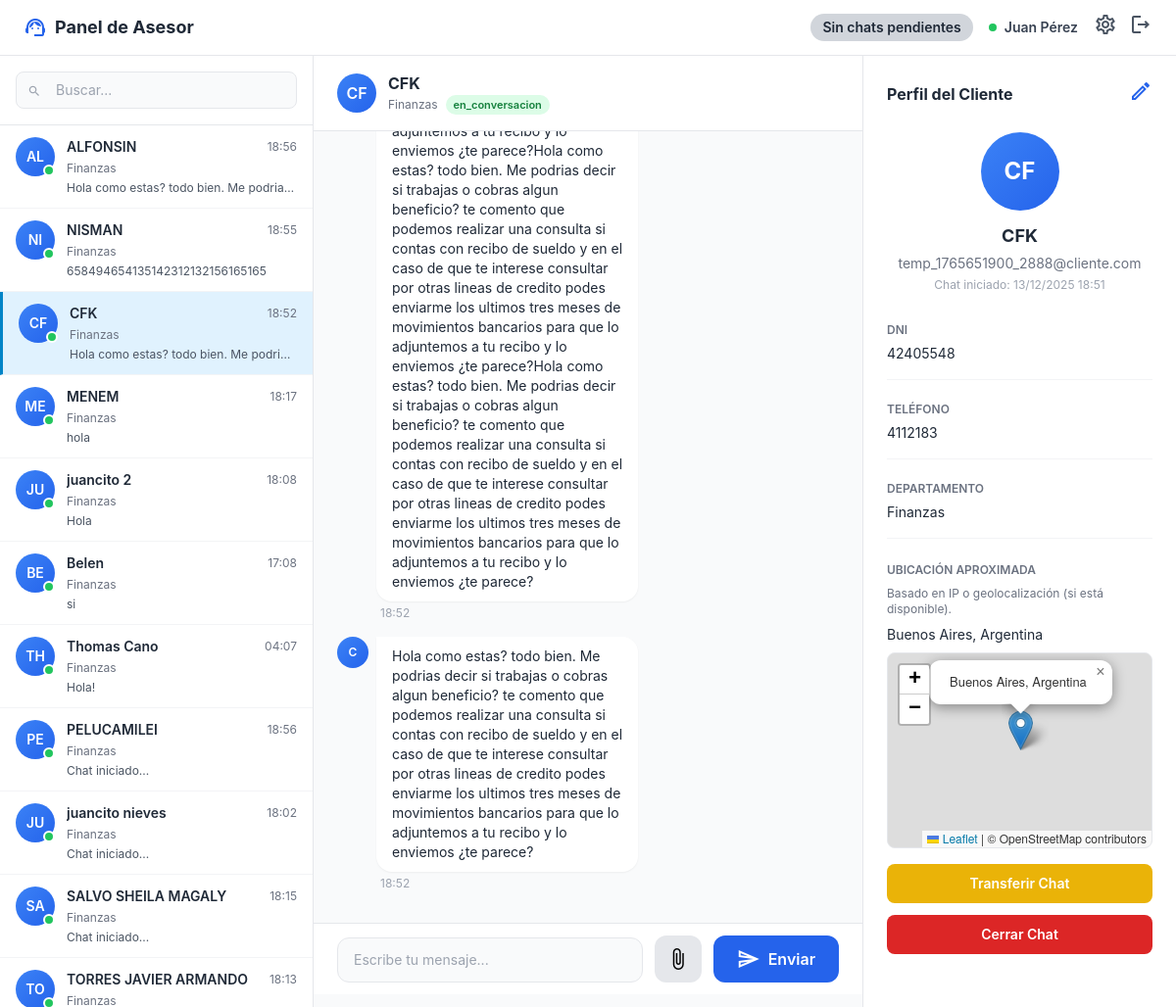
The app's page /panel_asesor.php?chat_id=214 (signed in) with its own data.
### tables this page shows
CREATE TABLE `chats` (
  `id` int(11) NOT NULL,
  `cliente_id` int(11) NOT NULL,
  `cuil_validado` varchar(13) DEFAULT NULL,
  `nombre_validado` varchar(255) DEFAULT NULL,
  `situacion_laboral` varchar(100) DEFAULT NULL,
  `banco` varchar(100) DEFAULT NULL,
  `fecha_solicitud_prestamo` datetime DEFAULT NULL,
  `api_enviado` tinyint(1) DEFAULT 0,
  `api_respuesta` text DEFAULT NULL,
  `asesor_id` int(11) DEFAULT NULL,
  `departamento_id` int(11) NOT NULL,
  `origen` enum('chatbot','manual') DEFAULT 'chatbot',
  `estado` enum('pendiente','esperando_asesor','en_conversacion','cerrado') NOT NULL DEFAULT 'pendiente',
  `fecha_inicio` timestamp NOT NULL DEFAULT current_timestamp(),
  `fecha_cierre` timestamp NULL DEFAULT NULL,
  `ultima_lectura_asesor` timestamp NULL DEFAULT NULL,
  `ip_cliente` varchar(45) DEFAULT NULL,
  `user_agent` text DEFAULT NULL,
  `mac_dispositivo` varchar(64) DEFAULT NULL,
  `ciudad` varchar(100) DEFAULT NULL,
  `pais` varchar(100) DEFAULT NULL,
  `latitud` decimal(10,7) DEFAULT NULL,
  `longitud` decimal(10,7) DEFAULT NULL
);

CREATE TABLE `usuarios` (
  `id` int(11) NOT NULL,
  `nombre` varchar(100) NOT NULL,
  `apellido` varchar(100) DEFAULT NULL,
  `email` varchar(150) NOT NULL,
  `codigo_area` varchar(10) DEFAULT NULL,
  `telefono` varchar(30) DEFAULT NULL,
  `password` varchar(255) NOT NULL,
  `rol` enum('admin','asesor','cliente') NOT NULL DEFAULT 'cliente',
  `estado` enum('activo','inactivo','suspendido') DEFAULT 'activo',
  `fecha_registro` timestamp NOT NULL DEFAULT current_timestamp()
);

CREATE TABLE `departamentos` (
  `id` int(11) NOT NULL,
  `nombre` varchar(100) NOT NULL
);

CREATE TABLE `mensajes` (
  `id` int(11) NOT NULL,
  `chat_id` int(11) NOT NULL,
  `emisor` enum('cliente','asesor','bot') NOT NULL,
  `usuario_id` int(11) DEFAULT NULL,
  `mensaje` text NOT NULL,
  `tiene_archivo` tinyint(1) DEFAULT 0,
  `fecha` timestamp NOT NULL DEFAULT current_timestamp()
);

CREATE TABLE `clientes_detalles` (
  `id` int(11) NOT NULL,
  `usuario_id` int(11) NOT NULL,
  `dni` varchar(50) DEFAULT NULL,
  `direccion` text DEFAULT NULL,
  `ciudad` varchar(120) DEFAULT NULL,
  `provincia` varchar(120) DEFAULT NULL,
  `fecha_nacimiento` date DEFAULT NULL
);

### panel_asesor.php (the view, shortened to what the rows shown need)
<?php
require_once 'backend/connection.php';
$asesor_id     = $_SESSION['asesor_id'];
$chat_activo_id = isset($_GET['chat_id']) ? intval($_GET['chat_id']) : null;
$chat_activo    = null;
$mensajes       = [];
if ($chat_activo_id) {
    $stmt = $pdo->prepare("
        SELECT c.*,
               u.nombre   AS cliente_nombre,
               u.email    AS cliente_email,
               u.telefono AS cliente_telefono,
               d.nombre   AS departamento_nombre,
               cd.dni     AS cliente_dni,
               c.ciudad,
               c.pais,
               c.latitud,
               c.longitud
        FROM chats c
        INNER JOIN usuarios u       ON c.cliente_id    = u.id
        LEFT JOIN departamentos d   ON c.departamento_id = d.id
        LEFT JOIN clientes_detalles cd ON cd.usuario_id = u.id
        WHERE c.id = ? AND c.asesor_id = ?
    ");
    $stmt->execute([$chat_activo_id, $asesor_id]);
    $chat_activo = $stmt->fetch(PDO::FETCH_ASSOC);
    if ($chat_activo) {
        $stmt = $pdo->prepare("
            SELECT m.*,
                   u.nombre AS usuario_nombre,
                   c.fecha_inicio AS chat_fecha_inicio,
                   a.id              AS archivo_id,
                   a.nombre_original,
                   a.nombre_guardado,
                   a.tipo_mime,
                   a.tamano,
                   a.ruta
            FROM mensajes m
            LEFT JOIN usuarios u      ON m.usuario_id = u.id
            LEFT JOIN chats c         ON m.chat_id    = c.id
            LEFT JOIN chat_archivos a ON a.mensaje_id = m.id
            WHERE c.cliente_id IN (
                SELECT usuario_id
                FROM clientes_detalles
                WHERE dni = (SELECT dni FROM clientes_detalles WHERE usuario_id = ? LIMIT 1)
            )
            ORDER BY m.fecha ASC
        ");
        $stmt->execute([$chat_activo['cliente_id']]);
        $mensajes = $stmt->fetchAll(PDO::FETCH_ASSOC);
    }
}
?>
<!DOCTYPE html>
<html lang="es">
<head>
    <script src="https://cdn.tailwindcss.com"></script>
    <link rel="stylesheet" href="https://unpkg.com/leaflet@1.9.4/dist/leaflet.css"/>
</head>
<body class="bg-gray-50 h-screen overflow-hidden">
<div class="bg-white border-b border-gray-200 px-6 py-3 flex items-center justify-between">
    <div class="flex items-center gap-4">
        <div class="flex items-center gap-2">
            <h1 class="text-lg font-bold text-gray-800">Panel de Asesor</h1>
        </div>
    </div>
</div>
    <div class="flex h-full min-h-0 overflow-hidden">
        <?php if ($chat_activo): ?>
        <div class="flex-1 flex flex-col bg-gray-50 min-h-0 overflow-hidden">
            <div class="bg-white border-b border-gray-200 px-6 py-4 flex items-center justify-between">
                <div class="flex items-center gap-3">
                    <div class="w-10 h-10 bg-gradient-to-br from-blue-500 to-blue-600 rounded-full flex items-center justify-center text-white font-semibold">
                        <?php echo strtoupper(substr($chat_activo['cliente_nombre'], 0, 2)); ?>
                    </div>
                    <div>
                        <h2 class="font-bold text-gray-800"><?php echo htmlspecialchars($chat_activo['cliente_nombre']); ?></h2>
                        <div class="flex items-center gap-2 text-xs text-gray-500">
                            <span><?php echo htmlspecialchars($chat_activo['departamento_nombre']); ?></span>
                            <?php if (!empty($chat_activo['estado'])): ?>
                                <span class="inline-flex items-center px-2 py-0.5 rounded-full text-[11px] font-semibold
                                    <?php echo $chat_activo['estado'] === 'en_conversacion' ? 'bg-green-100 text-green-700' : 'bg-gray-100 text-gray-700'; ?>">
                                    <?php echo htmlspecialchars($chat_activo['estado']); ?>
                                </span>
                            <?php endif; ?>
                        </div>
                    </div>
                </div>
            </div>
            <div id="chat-messages" class="flex-1 overflow-y-auto px-6 py-4 min-h-0 max-h-[calc(100vh-220px)]">
                <?php foreach ($mensajes as $msg): ?>
                    <?php if ($msg['emisor'] === 'cliente'): ?>
                    <div class="flex justify-start mb-4">
                        <div class="flex gap-2 max-w-[60%]">
                            <div class="w-8 h-8 bg-gradient-to-br from-blue-500 to-blue-600 rounded-full flex items-center justify-center flex-shrink-0">
                                <span class="text-white text-xs font-semibold">
                                    <?php echo strtoupper(substr($chat_activo['cliente_nombre'], 0, 1)); ?>
                                </span>
                            </div>
                            <div>
                                <div class="bg-white rounded-2xl rounded-tl-none px-4 py-2.5 shadow-sm">
                                    <p class="text-sm text-gray-800"><?php echo nl2br(htmlspecialchars($msg['mensaje'])); ?></p>
                                </div>
                                <span class="text-xs text-gray-400 mt-1 ml-1 block">
                                    <?php echo date('H:i', strtotime($msg['fecha'])); ?>
                                </span>
                            </div>
                        </div>
                    </div>
                    <?php endif; ?>
                <?php endforeach; ?>
            </div>
            <div class="bg-white border-t border-gray-200 px-6 py-3 flex-none">
                <div class="flex items-end gap-3 w-full">
                    <textarea id="message-input" rows="1" placeholder="Escribe tu mensaje..."
                        class="flex-1 px-4 py-3 bg-gray-50 border border-gray-200 rounded-xl resize-none focus:outline-none focus:ring-2 focus:ring-blue-500 text-sm"
                        style="max-height: 120px;"></textarea>
                    <button type="button" id="attach-button"
                            class="px-3 py-3 bg-gray-200 rounded-xl hover:bg-gray-300 transition flex items-center">
                        <span class="material-icons-outlined">attach_file</span>
                    </button>
                    <button type="button" onclick="sendMessage()"
                            class="px-6 py-3 bg-blue-600 text-white rounded-xl hover:bg-blue-700 transition flex items-center gap-2 font-semibold">
                        <span class="material-icons-outlined">send</span>
                        <span>Enviar</span>
                    </button>
                </div>
            </div>
        </div>
<div id="profile-panel" class="w-80 bg-white border-l border-gray-200 overflow-y-auto flex-none min-h-0">
    <div class="p-6">
        <div class="flex items-center justify-between mb-6">
            <h3 class="font-bold text-gray-800">Perfil del Cliente</h3>
            <?php if ($chat_activo): ?>
            <button onclick="toggleEditMode()" id="edit-profile-btn"
                    class="text-blue-600 hover:text-blue-800 transition">
                <span class="material-icons-outlined">edit</span>
            </button>
            <?php endif; ?>
        </div>
        <div class="text-center mb-6">
            <div class="w-20 h-20 bg-gradient-to-br from-blue-500 to-blue-600
                        rounded-full flex items-center justify-center
                        text-white font-bold text-2xl mx-auto mb-3">
                <?php echo strtoupper(substr($chat_activo['cliente_nombre'], 0, 2)); ?>
            </div>
            <div id="view-nombre" class="font-bold text-gray-800 text-lg">
                <?php echo htmlspecialchars($chat_activo['cliente_nombre']); ?>
            </div>
            <div id="view-email" class="text-sm text-gray-500 mt-1">
                <?php echo htmlspecialchars($chat_activo['cliente_email']); ?>
            </div>
            <?php if (!empty($chat_activo['fecha_inicio'])): ?>
            <p class="text-xs text-gray-400 mt-1">
                Chat iniciado: <?php echo date('d/m/Y H:i', strtotime($chat_activo['fecha_inicio'])); ?>
            </p>
            <?php endif; ?>
        </div>
        <div class="space-y-4 mb-6">
            <div class="pb-4 border-b border-gray-100">
                <label class="text-xs text-gray-500 uppercase font-semibold">DNI</label>
                <p class="text-sm text-gray-800 mt-1">
                    <?php echo htmlspecialchars($chat_activo['cliente_dni'] ?: 'N/A'); ?>
                </p>
            </div>
            <div class="pb-4 border-b border-gray-100">
                <label class="text-xs text-gray-500 uppercase font-semibold">Teléfono</label>
                <div id="view-telefono" class="text-sm text-gray-800 mt-1">
                    <?php echo htmlspecialchars($chat_activo['cliente_telefono']); ?>
                </div>
            </div>
            <div class="pb-4 border-b border-gray-100">
                <label class="text-xs text-gray-500 uppercase font-semibold">Departamento</label>
                <p class="text-sm text-gray-800 mt-1">
                    <?php echo htmlspecialchars($chat_activo['departamento_nombre']); ?>
                </p>
            </div>
        </div>
        <div class="mb-6">
            <h4 class="text-xs text-gray-500 uppercase font-semibold mb-2">Ubicación aproximada</h4>
            <p class="text-xs text-gray-500 mb-2">
                Basado en IP o geolocalización (si está disponible).
            </p>
            <p class="text-sm text-gray-800 mb-2">
                <?php
                $ciudad = isset($chat_activo['ciudad']) ? $chat_activo['ciudad'] : null;
                $pais   = isset($chat_activo['pais'])   ? $chat_activo['pais']   : null;
                if ($ciudad || $pais) {
                    echo htmlspecialchars(trim($ciudad . ', ' . $pais, ', '));
                } else {
                    echo 'Ubicación no disponible';
                }
                ?>
            </p>
            <?php
            $tieneUbicacion = isset($chat_activo['latitud'], $chat_activo['longitud']) &&
                              $chat_activo['latitud']  !== null && $chat_activo['longitud']  !== null &&
                              $chat_activo['latitud']  !== ''   && $chat_activo['longitud']  !== '';
            ?>
            <?php if ($tieneUbicacion): ?>
                <div id="mapa-ubicacion" class="w-full h-40 rounded-lg border border-gray-200 overflow-hidden"></div>
            <?php else: ?>
                <div class="w-full h-24 rounded-lg border border-dashed border-gray-300 flex items-center justify-center text-xs text-gray-400">
                    Sin coordenadas almacenadas
                </div>
            <?php endif; ?>
            <button onclick="openTransferModal()"
                    class="w-full px-4 py-2.5 mb-3 mt-4 bg-yellow-500 text-white rounded-lg hover:bg-yellow-600 transition text-sm font-semibold">
                Transferir Chat
            </button>
            <button onclick="cerrarChat()"
                    class="w-full px-4 py-2.5 bg-red-600 text-white rounded-lg hover:bg-red-700 transition text-sm font-semibold">
                Cerrar Chat
            </button>
        </div>
    </div>
</div>
        <?php endif; ?>
    </div>
</body>
</html>

### records on screen
chats: cliente.nombre "CF", cliente.nombre "CFK", departamento.nombre "Finanzas", estado "en_conversacion", cliente.email "temp_1765651900_2888@cliente.com", fecha_inicio "13/12/2025 18:51", clientes_detalles.dni "42405548", cliente.telefono "4112183", ciudad+pais "Buenos Aires, Argentina"
mensajes: fecha "18:52"
mensajes: mensaje "Hola como estas? todo bien. Me podrias decir si trabajas o cobras algun beneficio? te comento que podemos realizar una consulta si contas con recibo de sueldo y en el caso de que te interese consultar por otras lineas de credito podes enviarme los ultimos tres meses de movimientos bancarios para que lo adjuntemos a tu recibo y lo enviemos ¿te parece?", fecha "18:52"
usuarios: nombre "C"

### other values on screen
$asesor_nombre "Juan Pérez"
substr($chat['cliente_nombre'], 0, 2) "AL"
$chat['cliente_nombre'] "ALFONSIN"
date('H:i', strtotime($fecha)) "18:56"
$chat['departamento_nombre'] "Finanzas"
$chat['ultimo_mensaje'] "Hola como estas? todo bien. Me podria…"
substr($chat['cliente_nombre'], 0, 2) "NI"
$chat['cliente_nombre'] "NISMAN"
date('H:i', strtotime($fecha)) "18:55"
$chat['ultimo_mensaje'] "658494654135142312132156165165"
substr($chat['cliente_nombre'], 0, 2) "CF"
$chat['cliente_nombre'] "CFK"
date('H:i', strtotime($fecha)) "18:52"
$chat['ultimo_mensaje'] "Hola como estas? todo bien. Me podri…"
substr($chat['cliente_nombre'], 0, 2) "ME"
